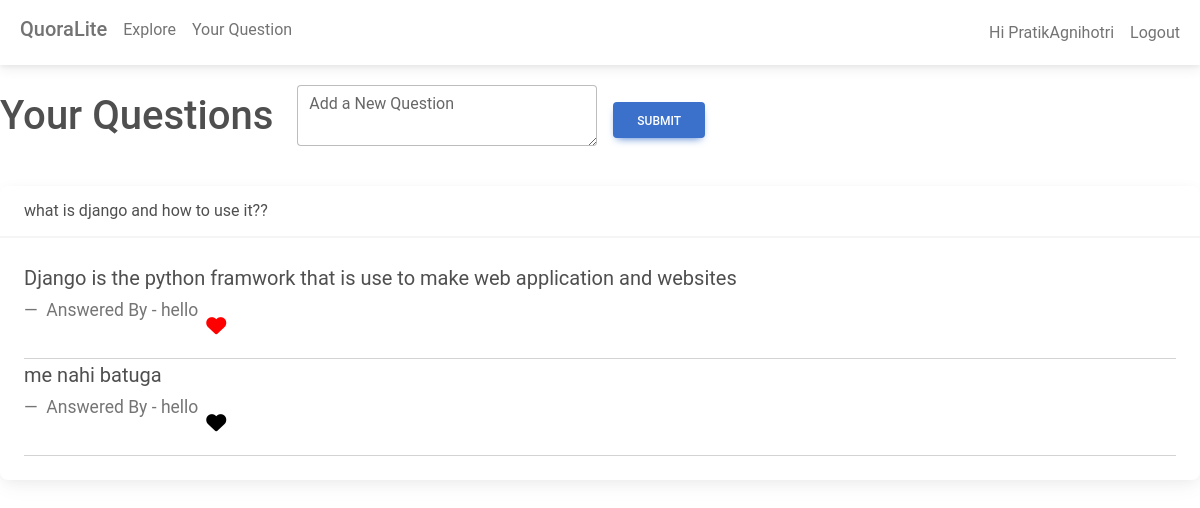
Page /yourquestions (signed in) on the earlier database version.
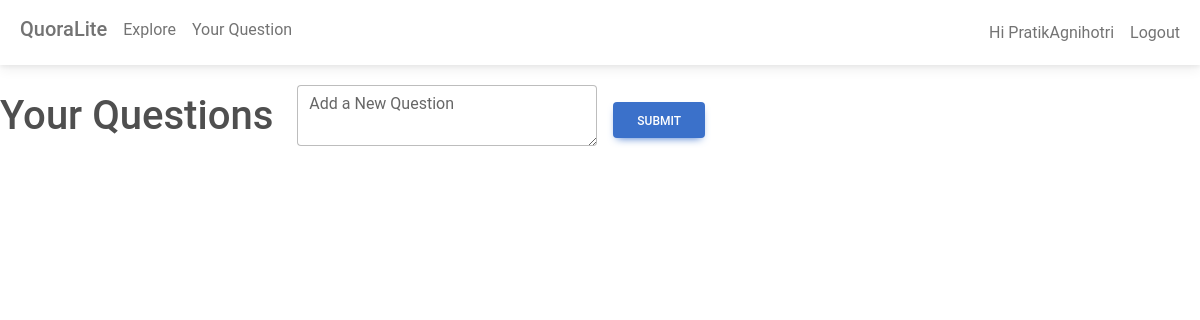
Same page on the later database version.
### QuoraLiteApp/models.py (models this page shows)
class Question(models.Model):
    user = models.ForeignKey(User, on_delete=models.CASCADE, related_name="questions")
    question_text = models.TextField()
    created_at = models.DateTimeField(auto_now_add=True)
    def __str__(self):
        return f"{self.user.username}: {self.question_text[:50]}"
    @property
    def no_of_answers(self):
        return self.answers.count()

class Answer(models.Model):
    question = models.ForeignKey(
        Question, on_delete=models.CASCADE, related_name="answers"
    )
    user = models.ForeignKey(User, on_delete=models.CASCADE, related_name="answers")
    answer_text = models.TextField()
    created_at = models.DateTimeField(auto_now_add=True)
    def __str__(self):
        return f"Answer by {self.user.username} to Q{self.question.id}"

### QuoraLiteApp/views.py (the view)
# urls.py: path("yourquestions", views.yourquestions, name="yourquestions"),
@login_required(login_url="login")
def yourquestions(request):
    if request.method == "POST":
        question_text = request.POST["question_text"]
        question = Question.objects.create(user=request.user, question_text=question_text)
        return redirect("yourquestions")
    user = request.user
    all_questions = Question.objects.filter(user=user)
    data = []
    for question in all_questions:
        data.append({
            "question_details" : question,
            "answer_details" :[]
        })
    for question in data:
        all_answers = Answer.objects.filter(question=question["question_details"])
        for answer in all_answers:
            question["answer_details"].append({
                "answer_details" : answer,
                "likes" : len(Likes.objects.filter(answer=answer, user=user)),
            })
    print(data)
    return render(request, "yourquestions.html", {"data": data})

### templates/yourquestions.html (shortened to what this page needs)
{% load django_browser_reload %} {% django_browser_reload_script %} {% load static %}
<!DOCTYPE html>
<html lang="en">
  <head>
    <link
      href="https://cdnjs.cloudflare.com/ajax/libs/mdb-ui-kit/6.4.2/mdb.min.css"
      rel="stylesheet"
    />
    <link
      href="https://cdnjs.cloudflare.com/ajax/libs/font-awesome/6.4.0/css/all.min.css"
      rel="stylesheet"
    />
  </head>
  <body>
    <nav class="navbar navbar-expand-lg bg-body-tertiary">
      <div class="container-fluid">
        <div class="collapse navbar-collapse" id="navbarSupportedContent">
          <ul class="navbar-nav me-auto mb-2 mb-lg-0">
            <li class="nav-item">
              <a class="nav-link" href="#"><h5>QuoraLite</h5></a>
            </li>
            <li class="nav-item">
              <a class="nav-link" href="/">Explore</a>
            </li>
            <li class="nav-item">
              <a class="nav-link" href="#">Your Question</a>
            </li>
          </ul>
        </div>
        <div class="d-flex align-items-center">
          <ul class="navbar-nav me-auto mb-2 mb-lg-0">
            {% if user.is_authenticated %}
            <li class="nav-item">
              <a class="nav-link" href="#">Hi {{user.username}}</a>
            </li>
            {% endif %}
            <li class="nav-item">
              <a class="nav-link" href="logout">Logout</a>
            </li>
          </ul>
        </div>
      </div>
    </nav>
    <div class="d-flex align-items-center gap-4">
  <h1 class="mb-0">Your Questions</h1>
  <form action="" method="POST" class="flex-grow-1 d-flex align-items-center gap-3">
    <div class="form-outline">
      <textarea
        class="form-control"
        id="questionTextarea"
        rows="2"
        name="question_text"
        placeholder="Type your question here..."
        required
      ></textarea>
      <label class="form-label" for="questionTextarea">Add a New Question</label>
    </div>
    <button type="submit" class="btn btn-primary mt-2">Submit</button>
  </form>
</div>
    {% for question in data %}
    <div class="card">
      <div class="card-header">{{question.question_details.question_text}}</div>
      <div class="card-body">
        {% if question.answer_details|length > 0 %}
          {% for answer in question.answer_details %}
          <blockquote class="blockquote mb-0">
            <p>{{answer.answer_details.answer_text}}</p>
            <div class="d-flex align-items-center gap-2">
              <footer class="blockquote-footer">
                Answered By - {{answer.answer_details.user.username}}
              </footer>
              <form
                action="{% url 'liking' answer_id=answer.answer_details.id%}"
                method="POST"
              >
                <button
                  type="submit"
                  style="border: none; background: none; padding: 0"
                >
                  {% if question.question_details.no_of_answers > 0 %}
                  {% if answer.likes > 0 %}
                  <i class="fas fa-heart" style="color: red; cursor: pointer"></i>
                  {% else %}
                  <i
                    class="fas fa-heart"
                    style="color: black; cursor: pointer"
                  ></i>
                  {% endif %}
                  {% endif %}
                </button>
              </form>
            </div>
            <hr />
          </blockquote>
          {% endfor %}
        {% else %}
        <blockquote class="blockquote mb-0">
          <p>Not Answered Yet</p>
        </blockquote>
        {% endif %}
      </div>
    </div>
    {% endfor %}
  </body>
</html>

### templates/yourquestions.html (style rules this page uses)
.form-outline { margin-top : 20px; margin-bottom : 20px; max-width : 300px; }

Differences in the rows shown:
removed Question: question_details.question_text "what is django and how to use it??"
removed Answer: answer_details.answer_text "Django is the python framwork that is use to make web application and websites", answer_details.user.username "hello"
removed Answer: answer_details.answer_text "me nahi batuga", answer_details.user.username "hello"
